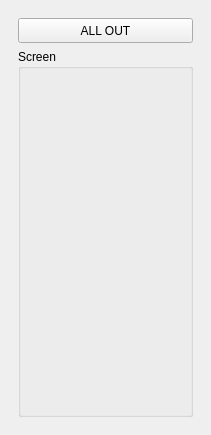
<?xml version="1.0" encoding="UTF-8"?>
<ui version="4.0">
 <class>CamState</class>
 <widget class="QMainWindow" name="CamState">
  <property name="geometry">
   <rect>
    <x>0</x>
    <y>0</y>
    <width>211</width>
    <height>435</height>
   </rect>
  </property>
  <property name="windowTitle">
   <string>Screen State</string>
  </property>
  <widget class="QWidget" name="centralwidget">
   <layout class="QVBoxLayout" name="verticalLayout">
    <item>
     <widget class="QWidget" name="widget" native="true">
      <layout class="QVBoxLayout" name="verticalLayout_2">
       <item>
        <widget class="QPushButton" name="stopButton">
         <property name="minimumSize">
          <size>
           <width>100</width>
           <height>25</height>
          </size>
         </property>
         <property name="text">
          <string>ALL OUT</string>
         </property>
        </widget>
       </item>
       <item>
        <widget class="QGroupBox" name="groupBox">
         <property name="title">
          <string>Screen</string>
         </property>
        </widget>
       </item>
      </layout>
     </widget>
    </item>
   </layout>
  </widget>
 </widget>
 <resources/>
 <connections/>
</ui>
